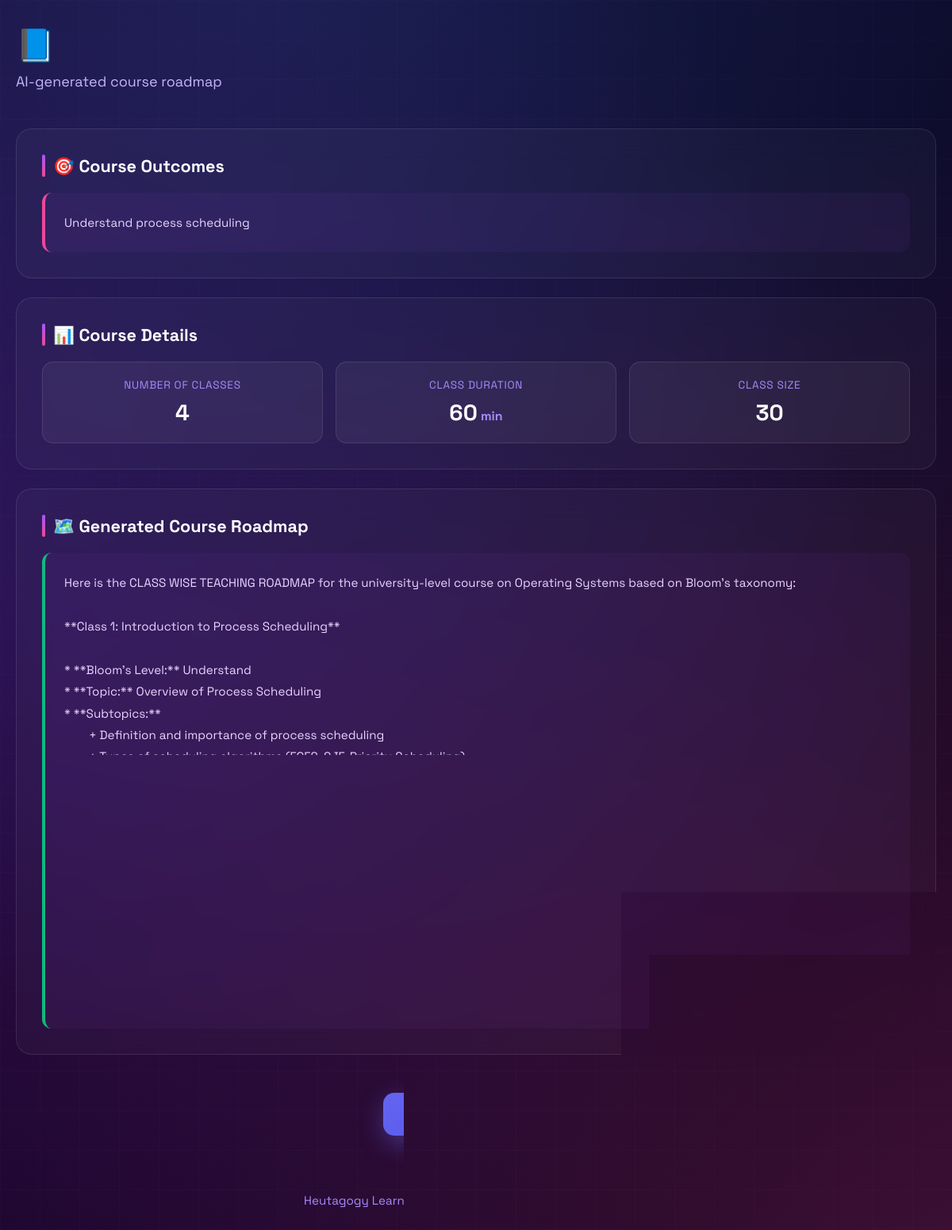
/teacher/plans/23/, run on the app's committed database.
### teacher/models.py (models this page shows)
class CoursePlan(models.Model):
    course_name = models.CharField(max_length=200)
    course_outcomes = models.TextField()
    num_classes = models.IntegerField()
    class_duration = models.IntegerField()   # minutes
    class_size = models.IntegerField()
    roadmap = models.TextField()             # generated roadmap JSON or text
    created_at = models.DateTimeField(auto_now_add=True)

### teacher/views.py (the view)
# urls.py: path("plans/<int:plan_id>/", views.plan_detail, name="plan-detail"),
def plan_detail(request, plan_id):
    plan = get_object_or_404(CoursePlan, id=plan_id)
    return render(request, "teacher/plan_detail.html", {
        "plan": plan
    })

### teacher/templates/teacher/plan_detail.html (shortened to what this page needs)
<!DOCTYPE html>
<html lang="en">
<head>
</head>
<body>
  <div class="container">
    <div class="inner">
      <div class="header">
        <h1><span class="icon">📘</span>{{ plan.course_name }}</h1>
        <p>AI-generated course roadmap</p>
      </div>
      <div class="section">
        <h2 class="section-title">🎯 Course Outcomes</h2>
        <div class="content-box outcomes">{{ plan.course_outcomes }}</div>
      </div>
      <div class="section">
        <h2 class="section-title">📊 Course Details</h2>
        <div class="meta-grid">
          <div class="meta-card">
            <div class="meta-label">Number of Classes</div>
            <div class="meta-value">{{ plan.num_classes }}</div>
          </div>
          <div class="meta-card">
            <div class="meta-label">Class Duration</div>
            <div class="meta-value">{{ plan.class_duration }}<span style="font-size: 1rem; color: #a78bfa;"> min</span></div>
          </div>
          <div class="meta-card">
            <div class="meta-label">Class Size</div>
            <div class="meta-value">{{ plan.class_size }}</div>
          </div>
        </div>
      </div>
      <div class="section">
        <h2 class="section-title">🗺️ Generated Course Roadmap</h2>
        <div class="content-box roadmap">{{ plan.roadmap }}</div>
      </div>
      <div class="action-section">
        <a href="{% url 'view-plans' %}" class="back-btn">
        </a>
      </div>
      <div class="footer">
        <p>Heutagogy Learning Platform • AI-Powered Course Planning</p>
      </div>
    </div>
  </div>
</body>
</html>

### teacher/templates/teacher/plan_detail.html (style rules this page uses)
* { margin: 0; padding: 0; box-sizing: border-box; }
body { font-family: 'Space Grotesk', -apple-system, BlinkMacSystemFont, sans-serif; min-height: 100vh; background: #0a0118; position: relative; overflow-x: hidden; }
body::before { content: ''; position: fixed; width: 200%; height: 200%; top: -50%; left: -50%; background: radial-gradient(circle at 20% 50%, rgba(147, 51, 234, 0.25) 0%, transparent 50%), radial-gradient(circle at 80% 80%, rgba(236, 72, 153, 0.25) 0%, transparent 50%), radial-gradient(circle at 40% 20%, rgba(59, 130, 246, 0.25) 0%, transparent 50%); animation: drift 20s ease-in-out infinite; z-index: 0; }
body::after { content: ''; position: fixed; inset: 0; background-image: linear-gradient(rgba(168, 85, 247, 0.03) 1px, transparent 1px), linear-gradient(90deg, rgba(168, 85, 247, 0.03) 1px, transparent 1px); background-size: 50px 50px; pointer-events: none; z-index: 0; }
.container { position: relative; z-index: 10; min-height: 100vh; padding: 32px 20px; }
.inner { max-width: 1200px; margin: 0 auto; }
.header { margin-bottom: 48px; animation: fadeInDown 0.8s ease-out; }
.header h1 { font-size: 2.5rem; font-weight: 700; color: white; margin-bottom: 8px; letter-spacing: -0.02em; }
.header .icon { margin-right: 12px; }
.header p { color: #c4b5fd; font-size: 1.125rem; }
.section { background: rgba(255, 255, 255, 0.03); backdrop-filter: blur(20px); border: 1px solid rgba(255, 255, 255, 0.1); border-radius: 20px; padding: 32px; margin-bottom: 24px; animation: fadeInUp 0.8s ease-out both; position: relative; overflow: hidden; }
.section:nth-child(2) { animation-delay: 0.2s; }
.section:nth-child(3) { animation-delay: 0.3s; }
.section:nth-child(4) { animation-delay: 0.4s; }
.section::before { content: ''; position: absolute; top: 0; left: -100%; width: 100%; height: 100%; background: linear-gradient(90deg, transparent, rgba(255,255,255,0.03), transparent); transition: left 0.5s; }
.section-title { font-size: 1.35rem; font-weight: 700; color: white; margin-bottom: 20px; display: flex; align-items: center; gap: 10px; }
.section-title::before { content: ''; width: 4px; height: 28px; background: linear-gradient(180deg, #a855f7, #ec4899); border-radius: 2px; }
.content-box { background: rgba(168, 85, 247, 0.05); border-left: 4px solid #6366f1; border-radius: 12px; padding: 24px; color: #e9d5ff; font-size: 0.95rem; line-height: 1.8; white-space: pre-wrap; overflow-x: auto; }
.content-box.outcomes { border-left-color: #ec4899; }
.content-box.roadmap { border-left-color: #10b981; max-height: 600px; overflow-y: auto; }
.meta-grid { display: grid; grid-template-columns: repeat(auto-fit, minmax(200px, 1fr)); gap: 16px; }
.meta-card { background: rgba(255, 255, 255, 0.05); border: 1px solid rgba(255, 255, 255, 0.1); border-radius: 14px; padding: 20px; text-align: center; transition: all 0.3s; }
.meta-label { font-size: 0.85rem; color: #a78bfa; text-transform: uppercase; letter-spacing: 0.05em; margin-bottom: 8px; }
.meta-value { font-size: 1.75rem; font-weight: 700; color: white; }
.action-section { text-align: center; margin-top: 48px; }
.back-btn { display: inline-flex; align-items: center; gap: 12px; padding: 16px 40px; background: linear-gradient(135deg, #6366f1, #4f46e5); border: none; border-radius: 14px; color: white; font-size: 1.05rem; font-weight: 700; text-decoration: none; font-family: inherit; cursor: pointer; transition: all 0.3s; box-shadow: 0 10px 30px rgba(99, 102, 241, 0.4); }
.footer { text-align: center; color: #a78bfa; font-size: 0.95rem; padding: 24px; margin-top: 48px; }

### data on the page
CoursePlan: course_outcomes "Understand process scheduling", num_classes "4", class_duration "60", class_size "30", roadmap "Here is the CLASS WISE TEACHING ROADMAP for the university-level course on Operating Systems based on Bloom’s taxonomy: **Class 1: Introduction to Process Scheduling** * **Bloom's Level:** Understand * **Topic:** Overview of Process Scheduling * **Subtopics:** + Definition and importance of process scheduling + Types of scheduling algorithms (FCFS, SJF, Priority Scheduling) * **Activities:** + Lecture-Discussion (40 minutes): Introduce the concept of process scheduling and its significance in operating systems. + Group Discussion (10 minutes): Ask students to discuss the advantages and disadvantages of FCFS and SJF scheduling algorithms. + Review of Key Terms (10 minutes): Define key terms…"
